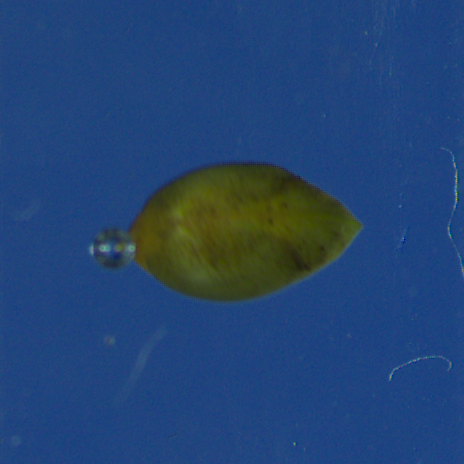
#> input picture 4/actual/assets/2_Sphaer 2021_1_2021_06_03-11-22-54-852.PNG, 464 x 464 px
$ python image_operations.py
#> lines starting #> are read from the running program, lines starting #| are printed output that depends on the picture
#!/usr/bin/env python3
from PIL import Image, ImageOps

image = Image.open('../assets/2_Sphaer 2021_1_2021_06_03-11-22-54-852.PNG')
#> image is the input picture: PIL image 464x464 RGB; mean R, G, B 35.3, 68.5, 114.6

image_mirror = ImageOps.mirror(image)
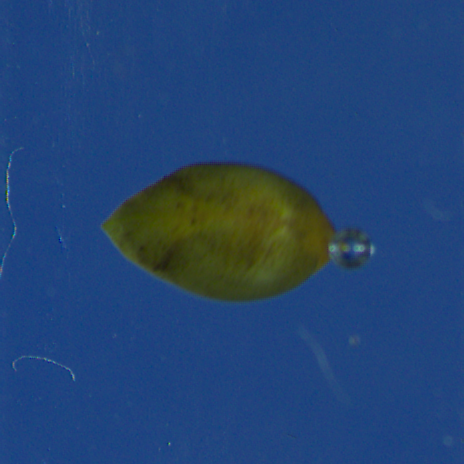
#> image_mirror: PIL image 464x464 RGB; mean R, G, B 35.3, 68.5, 114.6
# image_scale = ImageOps.scale(image, 0.5)

image_inverted = ImageOps.invert(image_mirror)
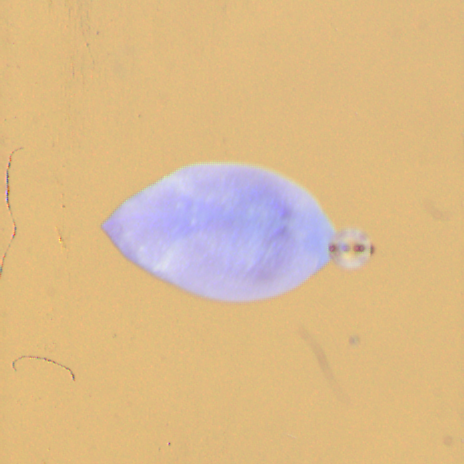
#> image_inverted: PIL image 464x464 RGB; mean R, G, B 219.7, 186.5, 140.4
# image_inverted.show()

image_border = ImageOps.expand(
        image = image_inverted,
        border=50,
        fill=(255,255,255))
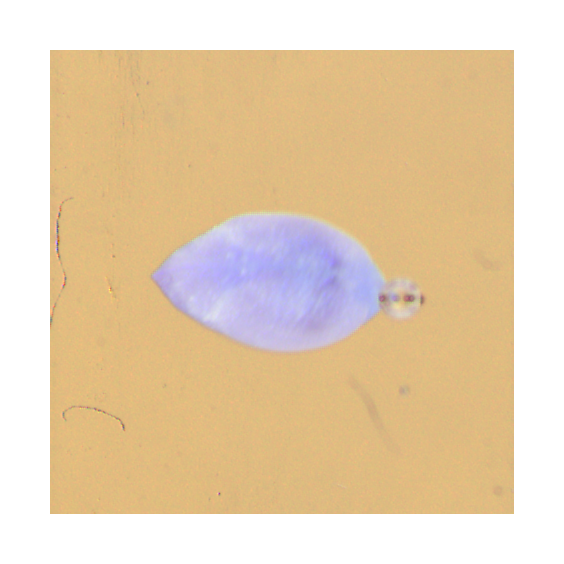
#> image_border: PIL image 564x564 RGB; mean R, G, B 231.1, 208.7, 177.5
# image_padded = ImageOps.pad(image, (4000,6000))
# image_crop = ImageOps.crop(image = image, border=200)
# image_border.show()
image_border.save('sphaer.png', 'png')

$ run again, with 4/actual/assets/1_Gammar 2021_1_2021_06_03-13-19-23-879.PNG copied over 4/actual/assets/2_Sphaer 2021_1_2021_06_03-11-22-54-852.PNG
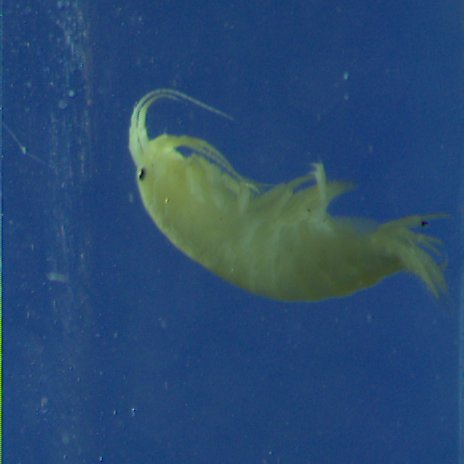
#> input picture 4/actual/assets/1_Gammar 2021_1_2021_06_03-13-19-23-879.PNG, 464 x 464 px
#> image is the input picture: PIL image 464x464 RGB; mean R, G, B 40.7, 74.5, 113.3
#> `image_inverted = ImageOps.invert(image_mirror)`:
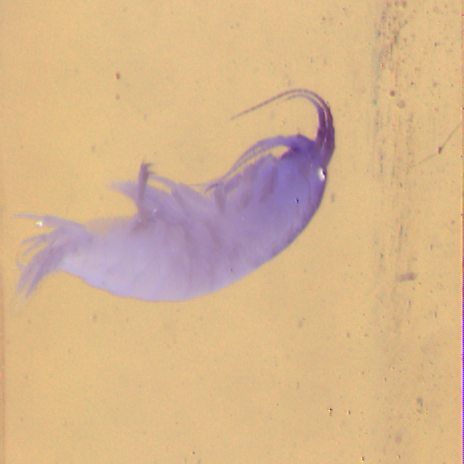
#> image_inverted: PIL image 464x464 RGB; mean R, G, B 214.3, 180.5, 141.7
#> `image_border = ImageOps.expand( image = image_inverted, border=50, fil..`:
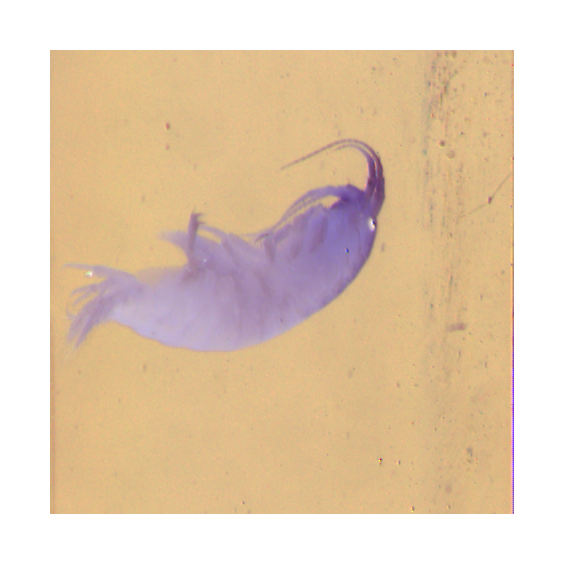
#> image_border: PIL image 564x564 RGB; mean R, G, B 227.5, 204.6, 178.3

$ run again, with 4/actual/assets/1_Limniu 2021_1_2021_06_02-13-08-37-958.PNG copied over 4/actual/assets/2_Sphaer 2021_1_2021_06_03-11-22-54-852.PNG
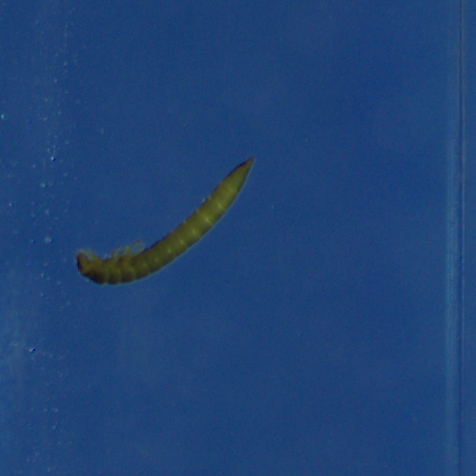
#> input picture 4/actual/assets/1_Limniu 2021_1_2021_06_02-13-08-37-958.PNG, 476 x 476 px
#> image is the input picture: PIL image 476x476 RGB; mean R, G, B 31.9, 67, 116.8
#> `image_inverted = ImageOps.invert(image_mirror)`:
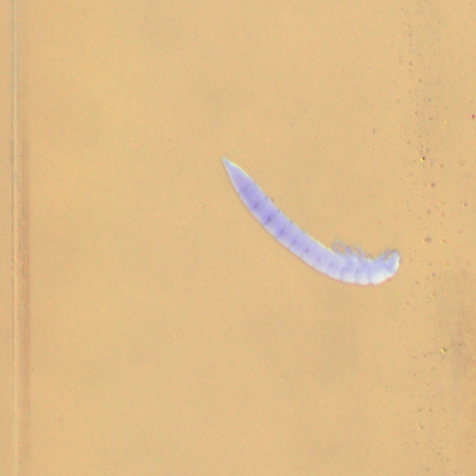
#> image_inverted: PIL image 476x476 RGB; mean R, G, B 223.1, 188, 138.2
#> `image_border = ImageOps.expand( image = image_inverted, border=50, fil..`:
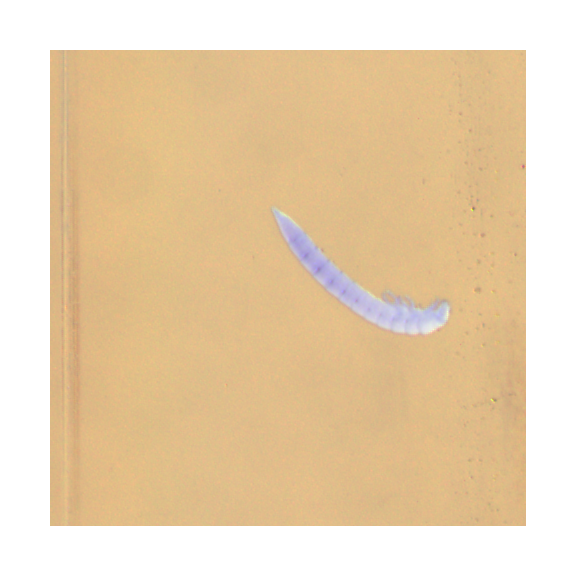
#> image_border: PIL image 576x576 RGB; mean R, G, B 233.2, 209.2, 175.3
